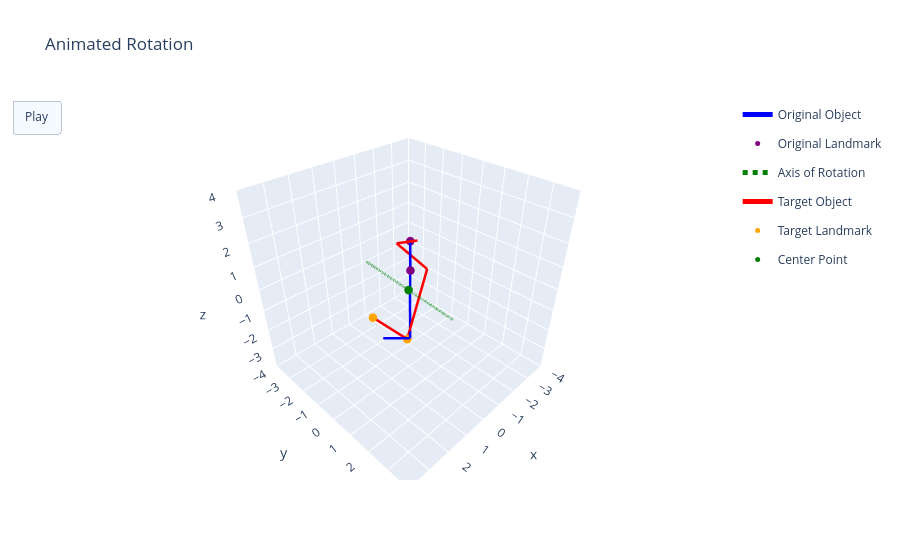

The code cell stored with this chart in its notebook:
### Markdown cell above
# Perform Rotation

### Code cell
# functions
def cosine_similarity(vec_a, vec_b):
    return np.dot(vec_a, vec_b) / (np.linalg.norm(vec_a) * np.linalg.norm(vec_b))

def sigmoid(x, min, max):
    return (1 / (1 + math.exp(-x))) * (max - min + 1) + min

def overall_landmark_distance(landmarks1, landmarks2):
    total_distance = 0
    for index in range(len(landmarks1)):
        landmark_diff = landmarks2[index] - landmarks1[index]
        total_distance += np.linalg.norm(landmark_diff)

    return total_distance

def frame_args(duration):
    return {
            "frame": {"duration": duration},
            "mode": "immediate",
            "fromcurrent": True,
            "transition": {"duration": duration, "easing": "linear"},
            }

# define graph
size = 4
rotation_fig = go.Figure(
    data =  create_data_from_object(original_object, "Original Object", colour='blue')
            + create_data_from_landmarks(original_object.get_landmark_endpoints(), "Original Landmark", colour='purple')
            + create_data_from_axis(axis_of_rotation, scale=2)
            + create_data_from_object(target_object, "Target Object", colour='red')
            + create_data_from_landmarks(target_object.get_landmark_endpoints(), "Target Landmark", colour='orange')
            + create_data_from_point(center_point, "Center Point", colour='green'),
    layout=go.Layout(
        scene=dict(
            xaxis=dict(range=[-size, size], autorange=False),
            yaxis=dict(range=[-size, size], autorange=False),
            zaxis=dict(range=[-size, size], autorange=False),
            aspectmode='cube'
        ),
        title="Animated Rotation",
        updatemenus=[dict(
            type="buttons",
            buttons=[dict(label="Play", method="animate", args=[None, frame_args(50)])]
        )]
    )
)
frames = []

# get landmark vectors
original_landmark_vector = original_object.get_landmark_geon_vector()
target_landmark_vector = target_object.get_landmark_geon_vector()

max_step_size = 5                       # TODO: change to a range that is affected by distance to landmark
min_step_size = 2

loop_count = 0
theta = None

landmark_angle_threshold = 0.975
landmark_distance_threshold = 0.5

smaller_landmark_angle_threshold = 0.8
smaller_landmark_distance_threshold = 2

step_size = max_step_size
while cosine_similarity(original_landmark_vector, target_landmark_vector) < landmark_angle_threshold or overall_landmark_distance(original_object.get_landmark_endpoints(), target_object.get_landmark_endpoints()) > landmark_distance_threshold:     # checking cosine similarity and distance between landmarks

    # # find best axis of rotation, create rotation function
    axis_of_rotation, direction, prev_angle = find_axis_of_rotation(original_object, target_object, center_coords=center_point, prev_axis=axis_of_rotation, prev_direction=direction, prev_angles=prev_angle)
    # print(axis_of_rotation)
    print(direction)
    r = rotate.from_rotvec(direction * np.deg2rad(step_size) * axis_of_rotation)        # quaternion representing step size rotation around calculated axis


    # axis_of_rotation, theta, theta_sum_idek = i_angy(original_object, target_object, center_coords=center_point, prev_axis=axis_of_rotation, prev_theta=theta)
    # r = rotate.from_rotvec(theta * axis_of_rotation)

    # apply rotation to original object
    original_object.rotate(r)

    # update original_landmark_vector
    original_landmark_vector = original_object.get_landmark_geon_vector()

    # add animation frame to graph
    add_frame(frames, original_object, axis_of_rotation, object_name="Original Object", landmark_name="Original Landmarks", object_colour='blue', landmark_colour='purple', axis_colour='green', axis_scale=2)

    loop_count += 1

    if loop_count > 100:
        break

    # if overall_landmark_distance(original_object.get_landmark_endpoints(), target_object.get_landmark_endpoints()) < smaller_landmark_distance_threshold:
    #     step_size = min_step_size

    # step_size = min(max(np.round(np.sqrt((max_step_size-min_step_size+1) * overall_landmark_distance(original_object.get_landmark_endpoints(), target_object.get_landmark_endpoints()))), min_step_size), step_size)
    print(step_size)

rotation_fig.frames = frames
rotation_fig.show()

### Figure 1 — Plotly figure (JSON) as saved in the notebook; plotly's stock layout.template omitted (floating-point values rounded to 4 significant figures)
{"data": [{"legendgroup": "Original Object", "line": {"color": "blue", "width": 5}, "mode": "lines", "name": "Original Object", "showlegend": true, "type": "scatter3d", "x": [0.8397, -0.5745], "y": [0.9281, -0.4861], "z": [1.688, 1.688]}, {"legendgroup": "Original Object", "line": {"color": "blue", "width": 5}, "mode": "lines", "name": "Original Object", "showlegend": false, "type": "scatter3d", "x": [-0.5745, -0.5745], "y": [-0.4861, -0.4861], "z": [1.688, -1.312]}, {"legendgroup": "Original Object", "line": {"color": "blue", "width": 5}, "mode": "lines", "name": "Original Object", "showlegend": false, "type": "scatter3d", "x": [-0.5745, 0.8397], "y": [-0.4861, 0.9281], "z": [-1.312, -1.312]}, {"legendgroup": "Original Object", "line": {"color": "blue", "width": 5}, "mode": "lines", "name": "Original Object", "showlegend": false, "type": "scatter3d", "x": [0.8397, 1.547], "y": [0.9281, 0.221], "z": [-1.312, -1.312]}, {"legendgroup": "Original Landmark", "marker": {"color": "purple", "size": 5}, "mode": "markers", "name": "Original Landmark", "showlegend": true, "type": "scatter3d", "x": [0.8397], "y": [0.9281], "z": [1.688]}, {"legendgroup": "Original Landmark", "marker": {"color": "purple", "size": 5}, "mode": "markers", "name": "Original Landmark", "showlegend": false, "type": "scatter3d", "x": [-0.5745], "y": [-0.4861], "z": [1.688]}, {"line": {"color": "green", "dash": "dot", "width": 5}, "mode": "lines", "name": "Axis of Rotation", "type": "scatter3d", "x": [0.5309, -0.5309], "y": [-1.787, 1.787], "z": [0.7237, -0.7237]}, {"legendgroup": "Target Object", "line": {"color": "red", "width": 5}, "mode": "lines", "name": "Target Object", "showlegend": true, "type": "scatter3d", "x": [2.075, 0.8248], "y": [0.326, 0.754], "z": [0.02953, -1.471]}, {"legendgroup": "Target Object", "line": {"color": "red", "width": 5}, "mode": "lines", "name": "Target Object", "showlegend": false, "type": "scatter3d", "x": [0.8248, -1.456], "y": [0.754, -0.4008], "z": [-1.471, 0.09899]}, {"legendgroup": "Target Object", "line": {"color": "red", "width": 5}, "mode": "lines", "name": "Target Object", "showlegend": false, "type": "scatter3d", "x": [-1.456, -0.205], "y": [-0.4008, -0.8289], "z": [0.09899, 1.6]}, {"legendgroup": "Target Object", "line": {"color": "red", "width": 5}, "mode": "lines", "name": "Target Object", "showlegend": false, "type": "scatter3d", "x": [-0.205, -0.3819], "y": [-0.8289, 0.06891], "z": [1.6, 2.003]}, {"legendgroup": "Target Landmark", "marker": {"color": "orange", "size": 5}, "mode": "markers", "name": "Target Landmark", "showlegend": true, "type": "scatter3d", "x": [2.075], "y": [0.326], "z": [0.02953]}, {"legendgroup": "Target Landmark", "marker": {"color": "orange", "size": 5}, "mode": "markers", "name": "Target Landmark", "showlegend": false, "type": "scatter3d", "x": [0.8248], "y": [0.754], "z": [-1.471]}, {"marker": {"color": "green", "size": 5}, "mode": "markers", "name": "Center Point", "type": "scatter3d", "x": [0], "y": [0], "z": [0]}], "layout": {"scene": {"aspectmode": "cube", "xaxis": {"autorange": false, "range": [-4, 4]}, "yaxis": {"autorange": false, "range": [-4, 4]}, "zaxis": {"autorange": false, "range": [-4, 4]}}, "title": {"text": "Animated Rotation"}, "updatemenus": [{"buttons": [{"args": [null, {"frame": {"duration": 50}, "fromcurrent": true, "mode": "immediate", "transition": {"duration": 50, "easing": "linear"}}], "label": "Play", "method": "animate"}], "type": "buttons"}]}}
